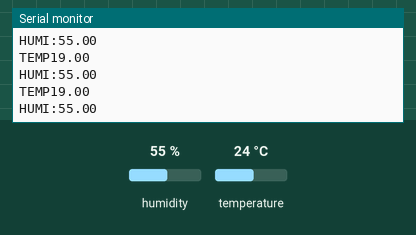
A sketch run on a simulated Arduino Uno, built with avr-gcc and run on an emulated ATmega328P. On the bench: the last lines printed to the serial monitor. The inputs (shaded band) are chosen by the test bench; at power-on: humidity 55 %, temperature 24 °C.

Above: at 1.2 s.
1.3 s: humidity set to 22 %
At 1.67 s:
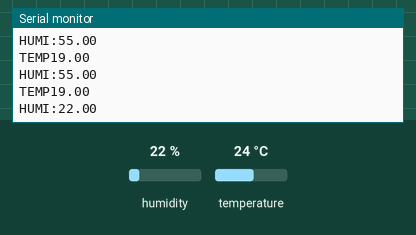
2.8 s: temperature set to 12 °C
At 2.88 s:
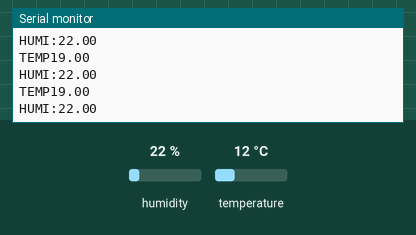
4.3 s: humidity set to 40 %
At 4.32 s:
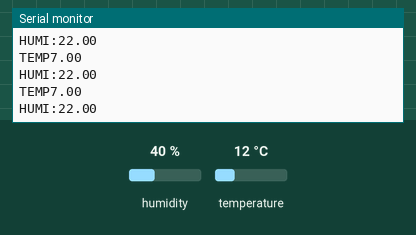
Timing chart, 0 to 7.3 s (numbered marks = the images above; inputs shaded):
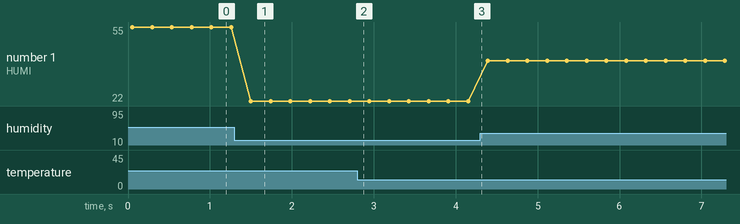

The sketch:

ReadSHT1xValues001.ino
```cpp
// (licence header left out)
#include <SHT1x.h>

int DataPin=14;
int ClockPin=15;
SHT1x sht1x(DataPin,ClockPin);
float g_fTempC=0;
float g_fHumidity=0;

void setup()
{
   Serial.begin(9600); // Open serial connection to report values to host
   Serial.println("TEMP/HUMISensorReadingStart");
}

void SensorRead(){
  g_fTempC=sht1x.readTemperatureC()-5;
  g_fHumidity=sht1x.readHumidity();
  Serial.print("TEMP");
  Serial.println(g_fTempC);
  Serial.print("HUMI:");
  Serial.println(g_fHumidity);

}
void loop()
{

  SensorRead();
  delay(200);
}
```

Measured:
- after the input at 1.3 s, the serial monitor: prints a new line after 0.20 s (image 1)
- plotted number 1: 55 → 22 after the input at 1.3 s, 22 → 40 after the input at 4.3 s
